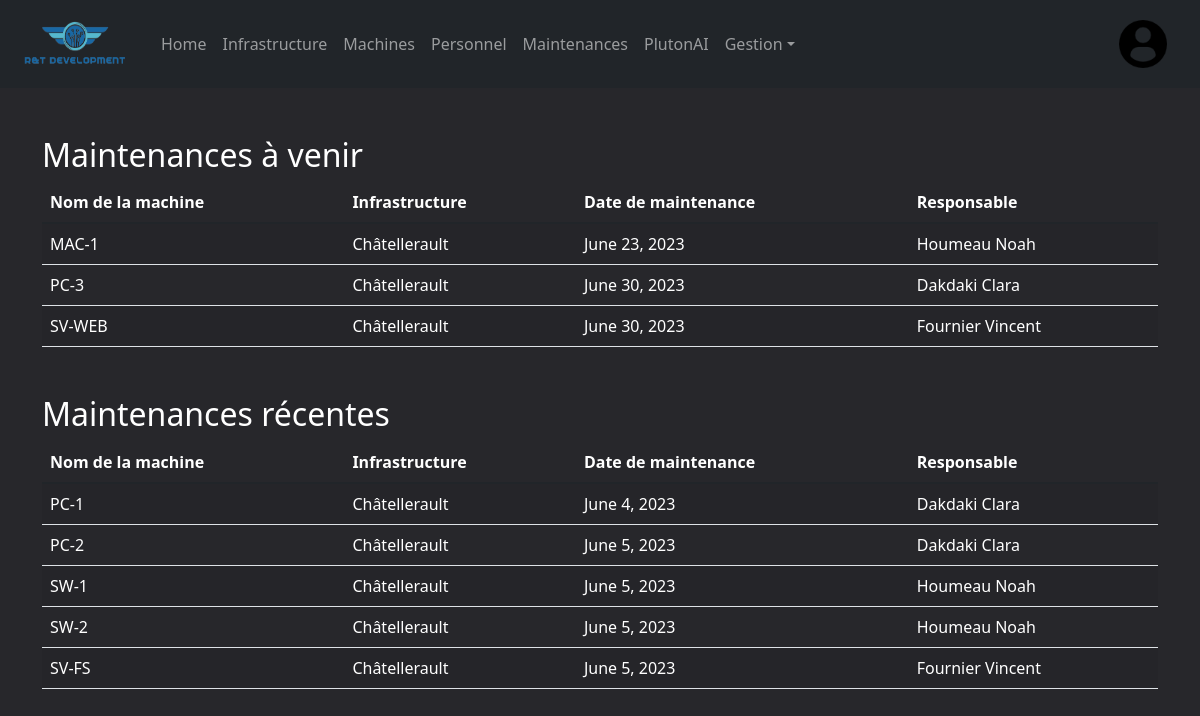
The page /computerApp/maintenances/ (signed in) on the database its author committed.
### computerApp/models.py (models this page shows, shortened)
class Machine(models.Model):
    TYPES = (
        ('PC', ('PC - Utilise Windows 11')),
        ('Mac', ('Mac - Utilise MacOS')),
        ('Serveur', ('Serveur - Serveur pour déployer des VM')),
        ('Switch', ('Switch - Maintient et connect des serveurs')),
    )
    id = models.AutoField(primary_key=True, editable=False)
    nom = models.CharField(max_length=32)
    maintenanceDate = models.DateField(default=datetime.now().strftime("%Y-%m-%d"))
    mach = models.CharField(max_length=32, choices=TYPES, default='PC')
    infra = models.ForeignKey('Infrastructure', on_delete=models.PROTECT, null=True)
    responsable = models.ForeignKey(Personnel, on_delete=models.SET_NULL, null=True)
    etat = models.BooleanField(default=False)

class Infrastructure(models.Model):
    id = models.AutoField(primary_key=True, editable=False)
    nom = models.CharField(max_length=32)
    machines = models.ManyToManyField(Machine)
    responsable = models.ForeignKey(Personnel, on_delete=models.SET_NULL, null=True)
    usage_percentage = models.FloatField(default=0)

class Personnel(models.Model):
    SEXES = (
        ('Homme', ('Homme - Employé')),
        ('Femme', ('Femme - Employée')),
        ('Inconnu', ('Inconnu - ?')),
    )
    num_secu = models.CharField(primary_key=True,default=0,max_length=13)
    nom = models.CharField(max_length=8)
    prenom = models.CharField(max_length=8)
    sexe = models.CharField(max_length=7, choices=SEXES, default='Inconnu')

### computerApp/views.py (the view)
# urls.py: path('maintenances/', views.maintenances_view, name='maintenances'),
@login_required
def maintenances_view(request):
   today = date.today()
   maintenances = Machine.objects.filter(maintenanceDate__gte=today).order_by('maintenanceDate')
   past_maintenances = Machine.objects.filter(maintenanceDate__lt=today).order_by('maintenanceDate')
   context = {'maintenances': maintenances, 'past_maintenances': past_maintenances}
   return render(request, 'computerApp/maintenances.html', context)

### computerApp/templates/computerApp/maintenances.html
{% extends "index.html" %}
{% block content %}
<div class="container mt-5">
 <h2>Maintenances à venir</h2>
 <table class="table table-striped table-hover">
   <thead>
     <tr>
       <th class="text-white">Nom de la machine</th>
       <th class="text-white">Infrastructure</th>
       <th class="text-white">Date de maintenance</th>
       <th class="text-white">Responsable</th>
     </tr>
   </thead>
   <tbody>
     {% for maintenance in maintenances %}
     <tr>
       <td class="text-white">{{ maintenance.nom }}</td>
       <td class="text-white">{{ maintenance.infra.nom }}</td>
       <td class="text-white">{{ maintenance.maintenanceDate }}</td>
       <td class="text-white">{{ maintenance.responsable.nom }} {{ maintenance.responsable.prenom }}</td>
     </tr>
     {% endfor %}
   </tbody>
 </table>
</div>
<div class="container mt-5">
   <h2 class="text-white">Maintenances récentes</h2>
   <table class="table table-striped table-hover">
     <thead>
       <tr>
         <th class="text-white">Nom de la machine</th>
         <th class="text-white">Infrastructure</th>
         <th class="text-white">Date de maintenance</th>
         <th class="text-white">Responsable</th>
       </tr>
     </thead>
     <tbody>
       {% for maintenance in past_maintenances %}
       <tr>
           <td class="text-white">{{ maintenance.nom }}</td>
           <td class="text-white">{{ maintenance.infra.nom }}</td>
           <td class="text-white">{{ maintenance.maintenanceDate }}</td>
           <td class="text-white">{{ maintenance.responsable.nom }} {{ maintenance.responsable.prenom }}</td>
       </tr>
       {% endfor %}
     </tbody>
   </table>
</div>
{% endblock %}

### computerApp/static/css/styles.css (style rules this page uses)
body { background-color: #27272b; color: #fff; }

### rows shown on the page
Machine: nom "MAC-1", infra.nom "Châtellerault", maintenanceDate "June 23, 2023", responsable.nom "Houmeau", responsable.prenom "Noah"
Machine: nom "PC-3", infra.nom "Châtellerault", maintenanceDate "June 30, 2023", responsable.nom "Dakdaki", responsable.prenom "Clara"
Machine: nom "SV-WEB", infra.nom "Châtellerault", maintenanceDate "June 30, 2023", responsable.nom "Fournier", responsable.prenom "Vincent"
Machine: nom "PC-1", infra.nom "Châtellerault", maintenanceDate "June 4, 2023", responsable.nom "Dakdaki", responsable.prenom "Clara"
Machine: nom "PC-2", infra.nom "Châtellerault", maintenanceDate "June 5, 2023", responsable.nom "Dakdaki", responsable.prenom "Clara"
Machine: nom "SW-1", infra.nom "Châtellerault", maintenanceDate "June 5, 2023", responsable.nom "Houmeau", responsable.prenom "Noah"
Machine: nom "SW-2", infra.nom "Châtellerault", maintenanceDate "June 5, 2023", responsable.nom "Houmeau", responsable.prenom "Noah"
Machine: nom "SV-FS", infra.nom "Châtellerault", maintenanceDate "June 5, 2023", responsable.nom "Fournier", responsable.prenom "Vincent"
